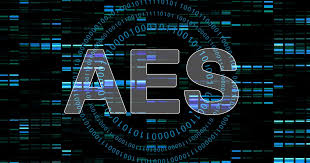
#> input picture image.png, 310 x 163 px; its folder holds only this picture in this run
$ python -i demo.py   (imports and definitions only)   (older library calls are emulated)
#> lines starting #> are read from the running program, lines starting #| are printed output that depends on the picture
#!/usr/bin/env python
# ----------------- Header Files ---------------------#

from __future__ import division, print_function, unicode_literals

import sys
import random
import argparse
import logging
from tkinter import *
import tkinter.filedialog
import tkinter.messagebox
import os
import PIL
from PIL import Image
import math
from Crypto.Cipher import AES
import hashlib
import binascii
import numpy as np
import hashlib


# [1 line not run here, left out]

def load_image(name):
    return Image.open(name)

# ----------------- Functions for encryption ---------------------#
def prepare_message_image(image, size):
    if size != image.size:
        image = image.resize(size, Image.ANTIALIAS)
    return image

def generate_secret(size, secret_image = None):
    width, height = size
    new_secret_image = Image.new(mode = "RGB", size = (width * 2, height * 2))

    for x in range(0, 2 * width, 2):
        for y in range(0, 2 * height, 2):
            color1 = np.random.randint(255)
            color2 = np.random.randint(255)
            color3 = np.random.randint(255)
            new_secret_image.putpixel((x,  y),   (color1,color2,color3))
            new_secret_image.putpixel((x+1,y),   (255-color1,255-color2,255-color3))
            new_secret_image.putpixel((x,  y+1), (255-color1,255-color2,255-color3))
            new_secret_image.putpixel((x+1,y+1), (color1,color2,color3))

    return new_secret_image

def generate_ciphered_image(secret_image, prepared_image):
    width, height = prepared_image.size
    ciphered_image = Image.new(mode = "RGB", size = (width * 2, height * 2))
    for x in range(0, width*2, 2):
        for y in range(0, height*2, 2):
            sec = secret_image.getpixel((x,y))
            msssg = prepared_image.getpixel((int(x/2),int(y/2)))
            color1 = (msssg[0]+sec[0])%256
            color2 = (msssg[1]+sec[1])%256
            color3 = (msssg[2]+sec[2])%256
            ciphered_image.putpixel((x,  y),   (color1,color2,color3))
            ciphered_image.putpixel((x+1,y),   (255-color1,255-color2,255-color3))
            ciphered_image.putpixel((x,  y+1), (255-color1,255-color2,255-color3))
            ciphered_image.putpixel((x+1,y+1), (color1,color2,color3))

    return ciphered_image


# [13 lines left out: function generate_image_back, not called in this run]


#------------------------Encryption -------------------#
def level_one_encrypt(Imagename):
#> called with Imagename = 'image.png'
    message_image = load_image(Imagename)
#> in load_image, returned value is the input picture: PIL image 310x163 RGBA; mean R, G, B, A 19.2, 31, 35.9, 255
    size = message_image.size
#> size = (310, 163)
    width, height = size
#> width = 310; height = 163

    secret_image = generate_secret(size)
#> in generate_secret, `new_secret_image = Image.new(mode = "RGB", size = (width * 2, height *..`: new_secret_image: PIL image 620x326 RGB; every value is 0
#> after the loop in generate_secret, `for x in range(0, 2 * width, 2):`:
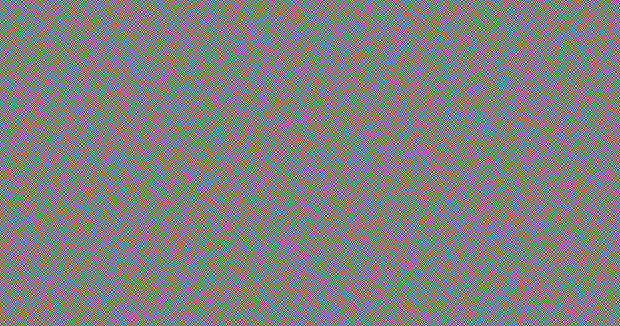
#> new_secret_image: PIL image 620x326 RGB; mean R, G, B 127.5, 127.5, 127.5
    secret_image.save("secret.jpeg")

    prepared_image = prepare_message_image(message_image, size)
    ciphered_image = generate_ciphered_image(secret_image, prepared_image)
#> after the loop in generate_ciphered_image, `for x in range(0, width*2, 2):`:
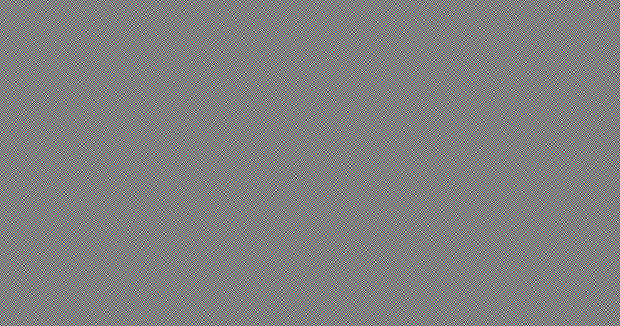
#> ciphered_image: PIL image 620x326 RGB; mean R, G, B 127.5, 127.5, 127.5
    ciphered_image.save("2-share_encrypt.jpeg")


# -------------------- Construct Encrypted Image  ----------------#
# [124 lines left out: functions construct_enc_image, encrypt, decrypt, not called in this run]


# ---------------------
# GUI stuff starts here
# ---------------------

def pass_alert():
    tkinter.filedialog.showinfo("Password Alert","Please enter a password.")

def enc_success(imagename):
   tkinter.filedialog.showinfo("Success","Encrypted Image: " + imagename)

# image encrypt button event
# [24 lines left out: functions image_open, cipher_open, not called in this run]

class App:
  # [31 lines left out: function __init__, not called in this run]


# ------------------ MAIN -------------#
# [2 lines not run here, left out]
# [1 line that did not run here, left out]
# [1 line not run here, left out]

>>> result = level_one_encrypt('image.png')
